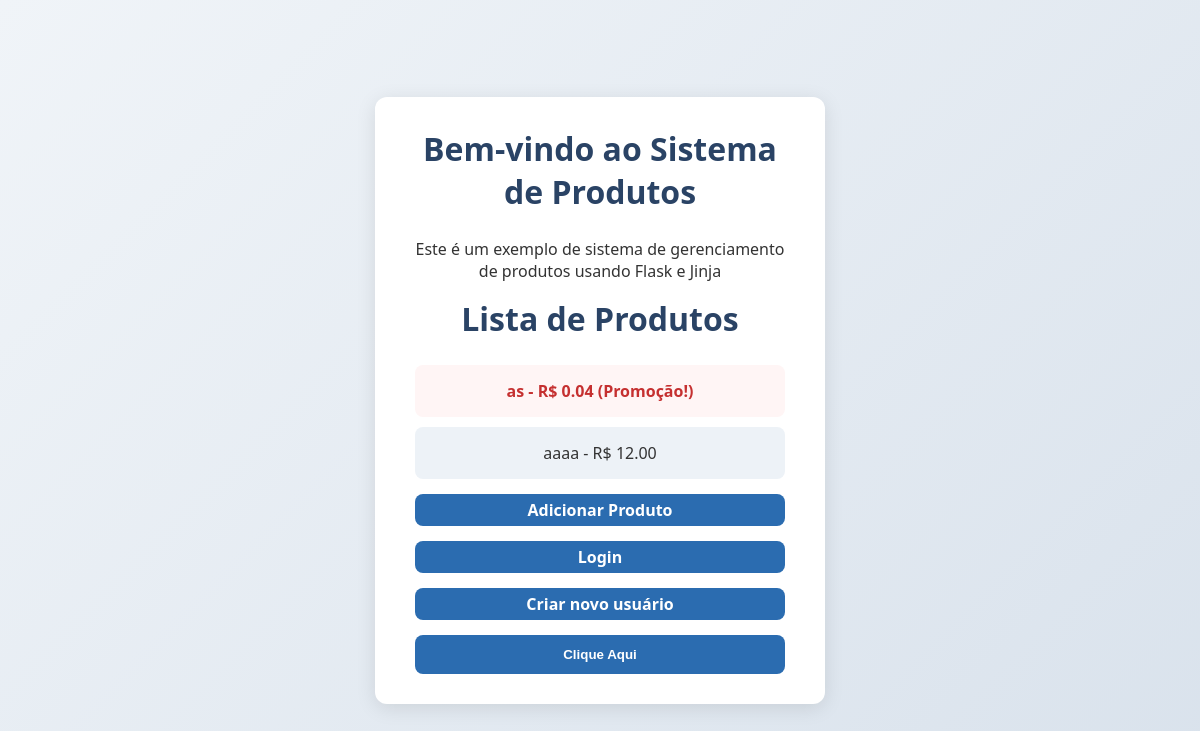
Before: / with the older database file.
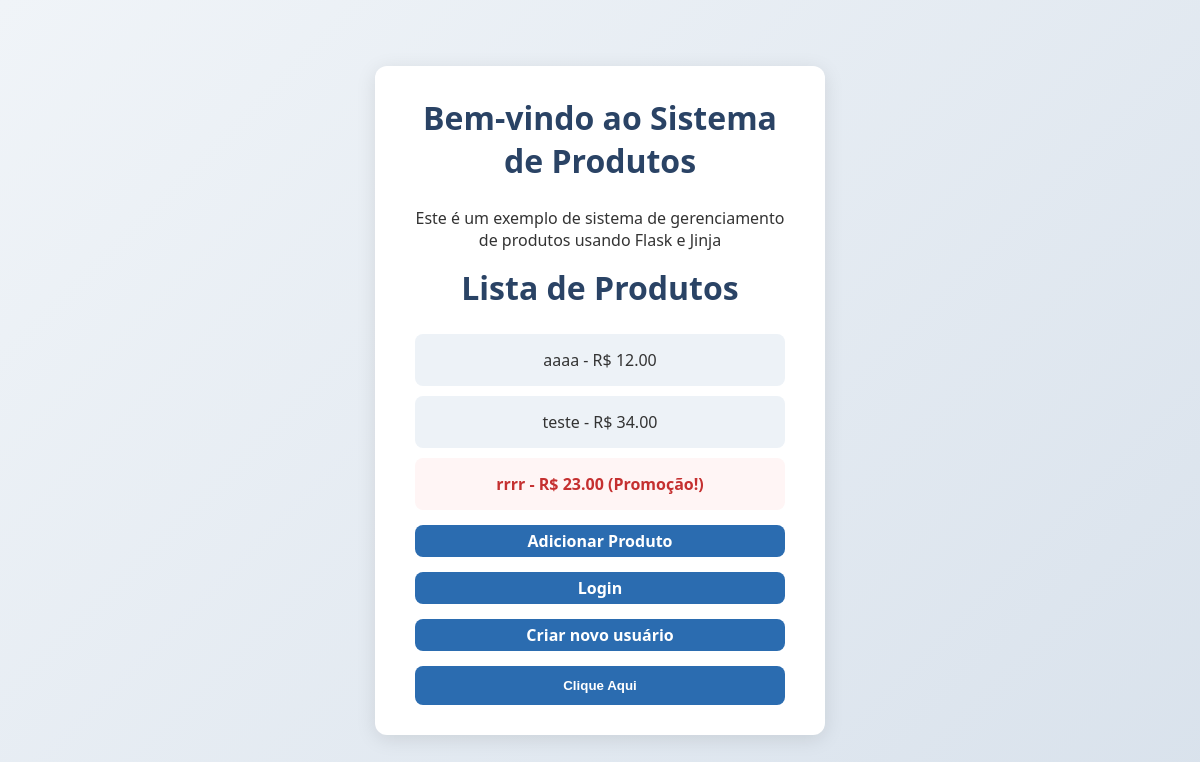
After: the same page with the newer database file.
### tables this page shows
CREATE TABLE products (
                id INTEGER PRIMARY KEY AUTOINCREMENT,
                nome TEXT,
                preco REAL,
                promocao INTEGER
            );

### flask/modulo08-Jinja-adv/app.py (the view)
@app.route("/")
def index():
    db = get_db()
    produtos = db.execute("SELECT * FROM products").fetchall()
    return render_template("index.html", produtos=produtos)

### flask/modulo08-Jinja-adv/app.py (called while the page is built)
def get_db():
    db = getattr(g, '_database', None)  # Use g to store the database connection
    if db is None:  # Check if the database connection already exists
        db = g._database = sqlite3.connect(DATABASE) # Connect to the database
        db.row_factory = sqlite3.Row # Set row factory to return rows as dictionaries
    return db

@app.teardown_appcontext
def close_connection(exception):
    db = getattr(g, '_database', None)
    if db is not None:
        db.close()

### flask/modulo08-Jinja-adv/templates/index.html (shortened to what this page needs)
<!DOCTYPE html>
<html lang="pt-br">
<head>
    <link rel="stylesheet" href="{{ url_for('static', filename='css/style.css') }}">
</head>
<body>
    <div class="container">
        <h1>Bem-vindo ao Sistema de Produtos</h1>
        <p>Este é um exemplo de sistema de gerenciamento de produtos usando Flask e Jinja
        <h1>Lista de Produtos</h1>
        <ul>
            {% for p in produtos %}
                <li class="{% if p['promocao'] %}promocao{% endif %}">
                    <div>
                        {{ p['nome'] }} - R$ {{ "%.2f"|format(p['preco']) }}
                        {% if p['promocao'] %}<strong> (Promoção!)</strong>{% endif %}
                    </div>
                </li>
            {% endfor %}
        </ul>
        <a href="{{ url_for('add_product') }}">Adicionar Produto</a>
        {% if session.get('user_id') %}
            <a href="{{ url_for('logout') }}">Logout</a>
        {% else %}
            <a href="{{ url_for('login') }}">Login</a>
        {% endif %}
         <a href="{{ url_for('register') }}">Criar novo usuário</a>
         <button onclick="mensagem()">Clique Aqui</button>
    </div>
</body>
</html>

### flask/modulo08-Jinja-adv/static/css/style.css (style rules this page uses)
* { margin: 0; padding: 0; box-sizing: border-box; }
body { font-family: 'Segoe UI', Tahoma, Geneva, Verdana, sans-serif; background: linear-gradient(135deg, #f0f4f8, #d9e2ec); color: #333; min-height: 100vh; display: flex; align-items: center; justify-content: center; padding: 20px; text-align: center; }
.container { background-color: #ffffff; padding: 30px 40px; border-radius: 12px; box-shadow: 0 4px 20px rgba(0,0,0,0.1); max-width: 450px; width: 100%; display: flex; flex-direction: column; gap: 15px; }
h1, h2 { text-align: center; margin-bottom: 10px; color: #2a4365; }
button { background-color: #2b6cb0; color: white; padding: 12px; border: none; border-radius: 8px; cursor: pointer; font-weight: bold; transition: background-color 0.3s ease; }
ul { list-style-type: none; padding: 0; margin: 0; display: flex; flex-direction: column; gap: 10px; }
li { background-color: #edf2f7; padding: 15px; border-radius: 8px; transition: background 0.3s ease; }
.promocao { background-color: #fff5f5; color: #c53030; font-weight: bold; }
a { display: inline-block; padding: 5px 10px; background-color: #2b6cb0; color: #fff; text-decoration: none; border-radius: 8px; font-size: 16px; font-family: 'Segoe UI', Tahoma, Geneva, Verdana, sans-serif; font-weight: 600; text-align: center; transition: background-color 0.3s, transform 0.2s; }

Changed rows visible on the page:
removed products: nome "as", preco "0.04", promocao "(Promoção!)"
added products: nome "teste", preco "34.00", promocao 0 (drawn)
added products: nome "rrrr", preco "23.00", promocao "(Promoção!)"
